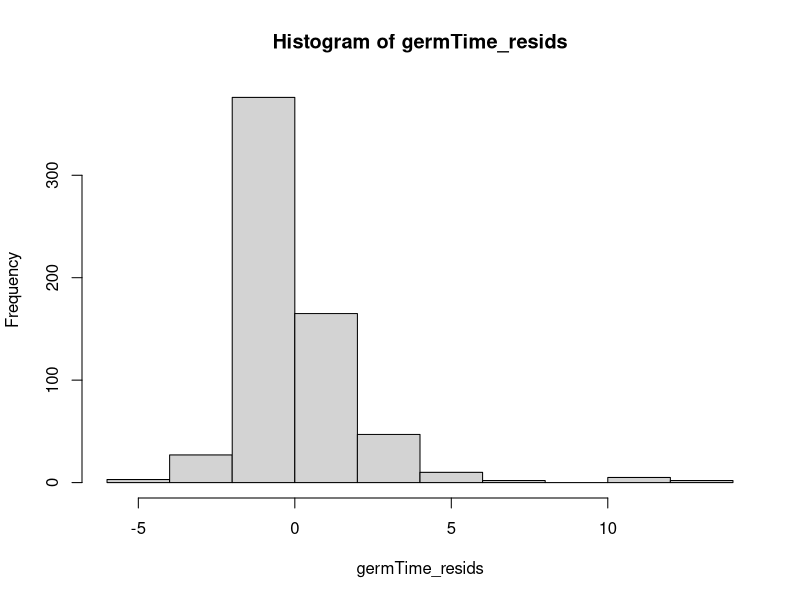
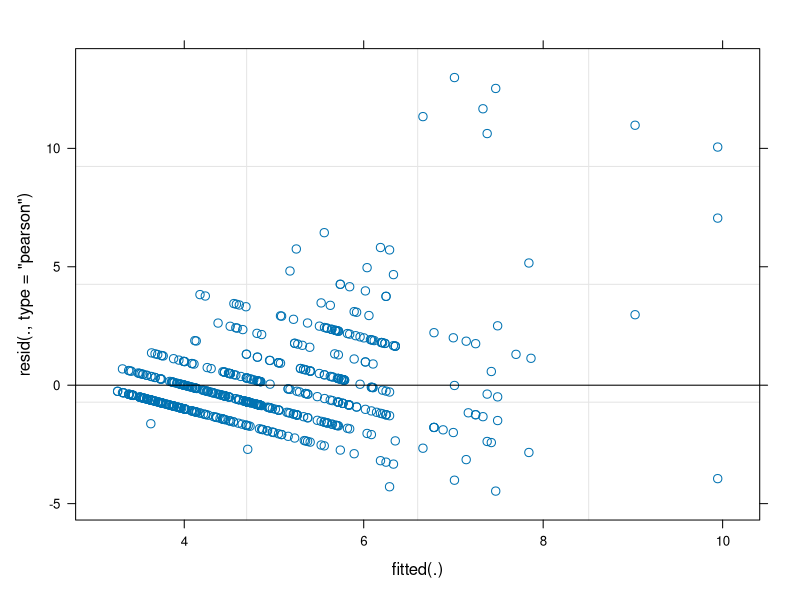
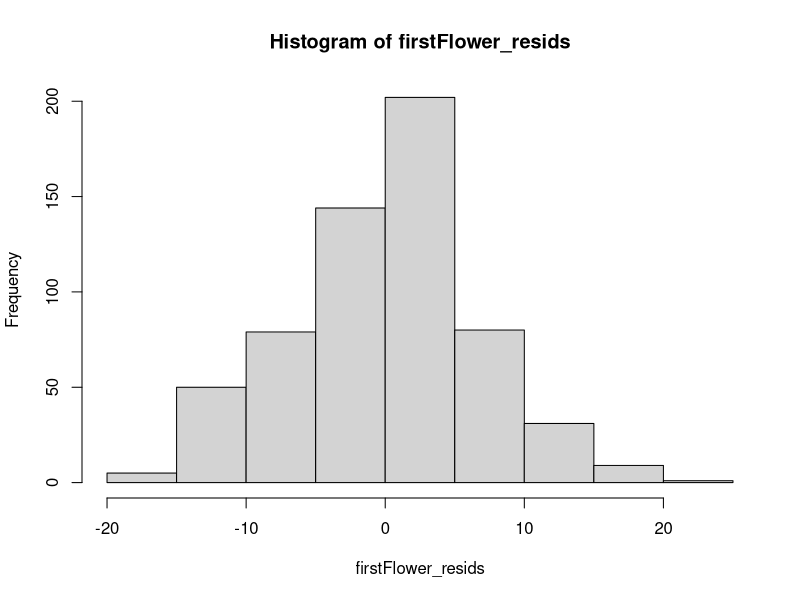
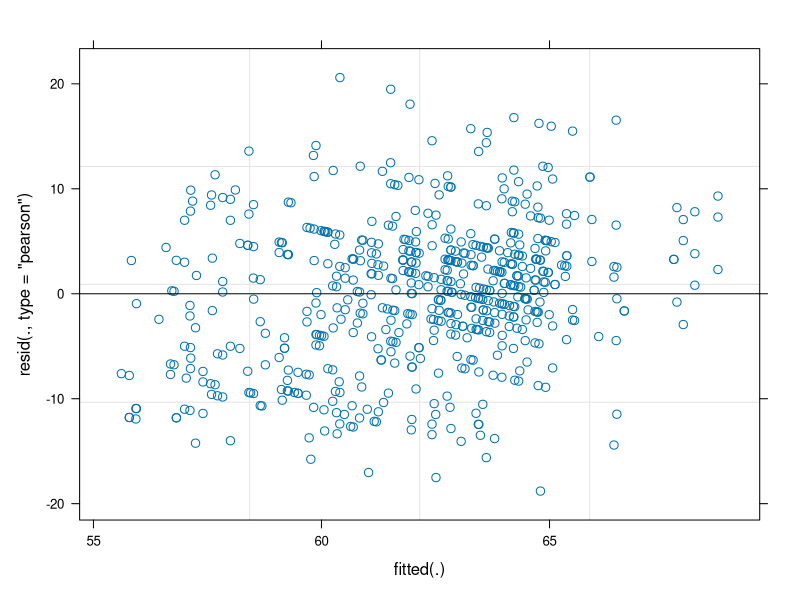
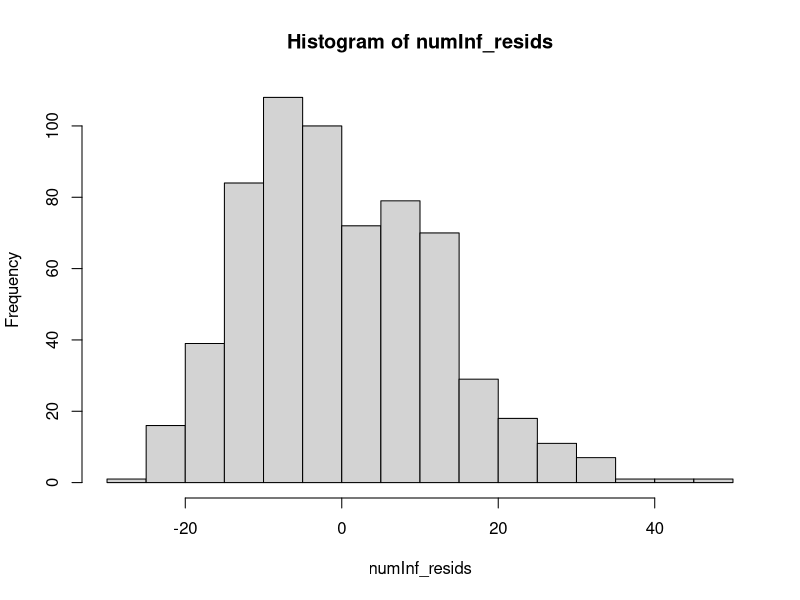
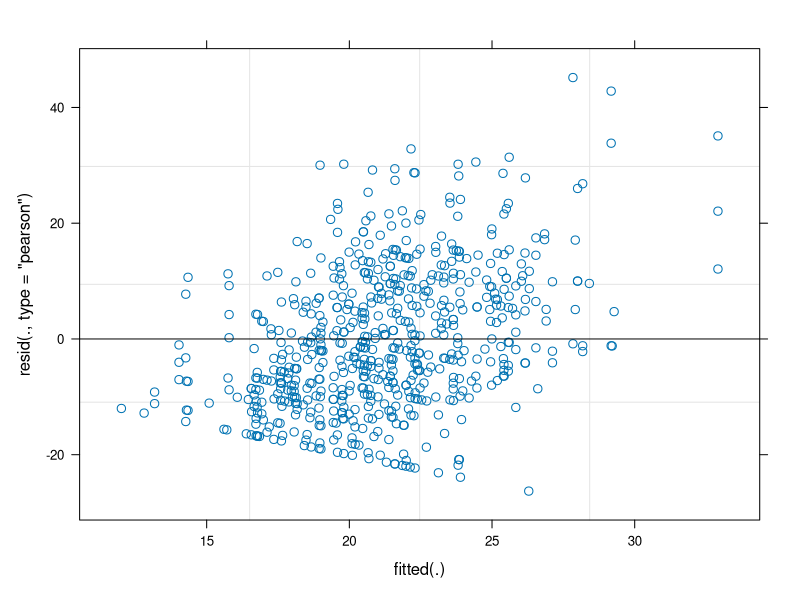
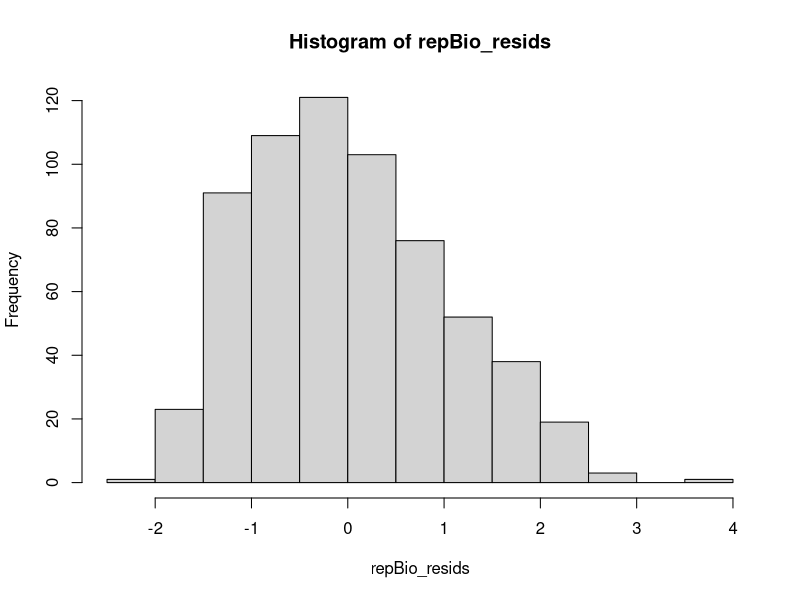
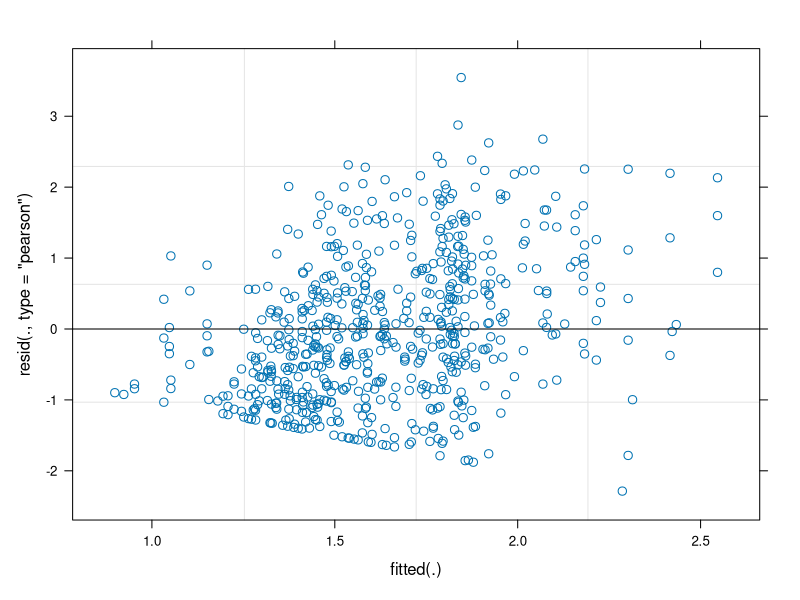

The R source for these figures, in order: (Note: this script raises an error after producing the figures.)
# install packages
# install.packages("lme4")
# install.packages("lmerTest")
# install.packages("tidyverse")

# Load require packages
library(lme4)
library(lmerTest)
library(tidyverse)

#### MODELS FOR TRAIT CHANGE WITH URBANIZATION: ALL DATA ####

# Load in family means dataset
commonGardenData <- read_csv("data-clean/experimentalData_individualPlants.csv")

## MODELS ##

# GERMINATION TIME
germTime <- lmer(Time_to_germination ~ Distance_to_core*HCN_Results + 
                   (1|Population/Family_ID), data = commonGardenData)

# Plot histogram of residuals and resudials vs. fitted.
# Residuals right skewed and resids vs. fitted shows fanning
germTime_resids <- residuals(germTime)
hist(germTime_resids)
plot(germTime)

# Summarize. Distance to core significant
summary(germTime)

# DAYS TO FIRST FLOWER
firstFlower <- lmer(Days_to_flower ~ Distance_to_core*HCN_Results + 
                      (1|Population/Family_ID), data = commonGardenData)

# Plot histogram of residuals and resudials vs. fitted.
# Looks good
firstFlower_resids <- residuals(firstFlower)
hist(firstFlower_resids)
plot(firstFlower)

# Summarize. No effects.
summary(firstFlower)

# NUMBER OF INFLORESCENCES
numInf <- lmer(Num_Inf ~ Distance_to_core*HCN_Results + 
                      (1|Population/Family_ID), data = commonGardenData)

# Plot histogram of residuals and resudials vs. fitted.
# Looks good. Some fanning.
numInf_resids <- residuals(numInf)
hist(numInf_resids)
plot(numInf)

# Summarize. No effects.
summary(numInf)

# REPRODUCTIVE BIOMASS
repBio <- lmer(Reprod_biomass ~ Distance_to_core*HCN_Results + 
                 (1|Population/Family_ID), data = commonGardenData)

# Plot histogram of residuals and resudials vs. fitted.
# Looks good. Some fanning.
repBio_resids <- residuals(repBio)
hist(repBio_resids)
plot(repBio)

# Summarize
summary(repBio)

# VEGETATIVE BIOMASS. Singular fit issue. No variance assigned to effect of Family.
vegBio <- lmer(Veget_biomass ~ Distance_to_core*HCN_Results + 
                 (1|Population/Family_ID), data = commonGardenData)

# Plot histogram of residuals and resudials vs. fitted.
# Looks good.
vegBio_resids <- residuals(vegBio)
hist(vegBio_resids)
plot(vegBio)

# Summarize. Distance significant.
summary(vegBio)

# BANNER WIDTH
bnrWdth <- lmer(Avg_bnr_wdth ~ Distance_to_core*HCN_Results + 
                 (1|Population/Family_ID), data = commonGardenData)

# Plot histogram of residuals and resudials vs. fitted.
# Looks good.
bnrWdth_resids <- residuals(bnrWdth)
hist(bnrWdth_resids)
plot(bnrWdth)

# Summarize. Disntance, HCN, and interaction significant
summary(bnrWdth)

# BANNER LENGTH
bnrLgth <- lmer(Avg_bnr_lgth ~ Distance_to_core*HCN_Results + 
                  (1|Population/Family_ID), data = commonGardenData)

# Plot histogram of residuals and resudials vs. fitted.
# Looks good.
bnrLgth_resids <- residuals(bnrLgth)
hist(bnrLgth_resids)
plot(bnrLgth)

# Summarize. Disntance, HCN, and interaction significant
summary(bnrLgth)

# PETIOLE LENGTH
petLgth <- lmer(Avg_petiole_lgth ~ Distance_to_core*HCN_Results + 
                  (1|Population/Family_ID), data = commonGardenData)

# Plot histogram of residuals and resudials vs. fitted.
# Looks good.
petLgth_resids <- residuals(petLgth)
hist(petLgth_resids)
plot(petLgth)

# Summarize. No effects
summary(petLgth)

# PEDUNCLE LENGTH. Singular fit issue. No variance assigned to effect of Family.
pedLgth <- lmer(Avg_peducle_lgth ~ Distance_to_core*HCN_Results + 
                  (1|Population/Family_ID), data = commonGardenData)

# Plot histogram of residuals and resudials vs. fitted.
# Looks good.
pedLgth_resids <- residuals(pedLgth)
hist(pedLgth_resids)
plot(pedLgth)

# Summarize. No effects
summary(pedLgth)

# NUMBER OF FLOWERS
numFlwr <- lmer(Avg_num_flwrs ~ Distance_to_core*HCN_Results + 
                  (1|Population/Family_ID), data = commonGardenData)

# Plot histogram of residuals and resudials vs. fitted.
# Looks good. Slight left skew.
numFlwr_resids <- residuals(numFlwr)
hist(numFlwr_resids)
plot(numFlwr)

# Summarize. No effects
summary(numFlwr)

# LEAF WIDTH
leafWdth <- lmer(Avg_leaf_wdth ~ Distance_to_core*HCN_Results + 
                  (1|Population/Family_ID), data = commonGardenData)

# Plot histogram of residuals and resudials vs. fitted.
# Looks good.
leafWdth_resids <- residuals(leafWdth)
hist(leafWdth_resids)
plot(leafWdth)

# Summarize. No effects
summary(leafWdth)

# LEAF LENGTH
leafLgth <- lmer(Avg_leaf_lgth ~ Distance_to_core*HCN_Results + 
                   (1|Population/Family_ID), data = commonGardenData)

# Plot histogram of residuals and resudials vs. fitted.
# Looks good.
leafLgth_resids <- residuals(leafLgth)
hist(leafLgth_resids)
plot(leafLgth)

# Summarize. Distance x HCN interaction marginal.
summary(leafLgth)

# STOLON THICKNESS
stolThick <- lmer(Avg_stolon_thick ~ Distance_to_core*HCN_Results + 
                   (1|Population/Family_ID), data = commonGardenData)

# Plot histogram of residuals and resudials vs. fitted.
# Looks good.
stolThick_resids <- residuals(stolThick)
hist(stolThick_resids)
plot(stolThick)

# Summarize. No effects.
summary(stolThick)

# STOLON THICKNESS
seedPerFlwr <- lmer(Avg_seeds_per_flower ~ Distance_to_core*HCN_Results + 
                    (1|Population/Family_ID), data = commonGardenData)

# Plot histogram of residuals and resudials vs. fitted.
# Looks good.
seedPerFlwr_resids <- residuals(seedPerFlwr)
hist(seedPerFlwr_resids)
plot(seedPerFlwr)

# Summarize. Distance marginal.
summary(seedPerFlwr)

#### FIGURES ####

#Theme used for plots throughout script
ng1=theme(aspect.ratio=0.7,panel.background = element_blank(),
          panel.grid.major = element_blank(),
          panel.grid.minor = element_blank(),
          panel.border=element_blank(),
          axis.line.x = element_line(color="black",size=1),
          axis.line.y = element_line(color="black",size=1),
          axis.ticks=element_line(color="black"),
          axis.text=element_text(color="black",size=15),
          axis.title=element_text(color="black",size=1),
          axis.title.y=element_text(vjust=2,size=17),
          axis.title.x=element_text(vjust=0.1,size=17),
          axis.text.x=element_text(size=15),
          axis.text.y=element_text(size=15),
          strip.text.x = element_text(size = 10, colour = "black",face = "bold"),
          strip.background = element_rect(colour="black"),
          legend.position = "top", legend.direction="vertical",
          legend.text=element_text(size=17), legend.key = element_rect(fill = "white"),
          legend.title = element_text(size=17),legend.key.size = unit(1.0, "cm"))

## TRAIT CHANGES WITH URBANIZATION: ALL DATA ##

# Plotting effects that were significant from linear models above

# GERMINATION TIME
# Relationship driven by high germination time outliers in urban pops.
germTime_plot <- ggplot(commonGardenData, aes(x = Distance_to_core, y = Time_to_germination)) +
  geom_point(size = 1.5, colour = "black", position = position_dodge(width = 0.1)) +
  geom_smooth(method = "lm", size = 2.0, colour = "black", se = FALSE) +
  ng1
germTime_plot

ggsave("analysis/figures/traitChanges_allData/germinationTime_allData.pdf", 
       plot = germTime_plot, width = 5, height = 5, unit = "in", dpi = 600)

# Germination time pattern easier to see if visualizing pop-means
germTime_popMeanPlot <- commonGardenData %>%
  group_by(Population, Distance_to_core) %>%
  summarize(mean = mean(Time_to_germination, na.rm = TRUE)) %>%
  ggplot(., aes(x = Distance_to_core, y = mean)) +
  geom_point(size = 2, colour = "black") +
  geom_smooth(method = "lm", size = 2.0, colour = "black", se = FALSE) +
  ng1
germTime_popMeanPlot

ggsave("analysis/figures/traitChanges_popMeans/germinationTime_popMeans.pdf", 
       plot = germTime_popMeanPlot, width = 5, height = 5, unit = "in", dpi = 600)

# BIOMASS
vegBio_plot <- ggplot(commonGardenData, aes(x = Distance_to_core, y = Veget_biomass)) +
  geom_point(size = 1.5, colour = "black", position = position_dodge(width = 0.1)) +
  geom_smooth(method = "lm", size = 2.0, colour = "black", se = FALSE) +
  ng1
vegBio_plot

ggsave("analysis/figures/traitChanges_allData/vegetativeBiomass_allData.pdf", 
       plot = vegBio_plot, width = 5, height = 5, unit = "in", dpi = 600)

# Biomass pattern easier to see if visualizing pop-means
vegBio_popMeanPlot <- commonGardenData %>%
  group_by(Population, Distance_to_core) %>%
  summarize(mean = mean(Veget_biomass, na.rm = TRUE)) %>%
  ggplot(., aes(x = Distance_to_core, y = mean)) +
  geom_point(size = 2, colour = "black") +
  geom_smooth(method = "lm", size = 2.0, colour = "black", se = FALSE) +
  ng1
vegBio_popMeanPlot

ggsave("analysis/figures/traitChanges_popMeans/vegetativeBiomass_popMeans.pdf", 
       plot = vegBio_popMeanPlot, width = 5, height = 5, unit = "in", dpi = 600)

# BANNER WIDTH
commonGardenData$HCN_Results <- as.factor(commonGardenData$HCN_Results)
bnrWdth_plot <- ggplot(commonGardenData, aes(x = Distance_to_core, y = Avg_bnr_wdth, group = HCN_Results)) +
  geom_point(size = 1.5, aes(colour = HCN_Results, shape = HCN_Results), position = position_dodge(width = 0.1)) +
  geom_smooth(method = "lm", size = 2.0, aes(linetype = HCN_Results, colour = HCN_Results), se = FALSE) +
  ng1
bnrWdth_plot

ggsave("analysis/figures/traitChanges_allData/bannerWidth-HCN_allData.pdf", 
       plot = bnrWdth_plot, width = 6, height = 7, unit = "in", dpi = 600)

# Population mean banner width for HCN+ plants
bnrWdth_CyanPopMeanPlot <- commonGardenData %>%
  filter(HCN_Results == "1") %>%
  group_by(Population, Distance_to_core) %>%
  summarize(mean = mean(Avg_bnr_wdth, na.rm = TRUE)) %>%
  ggplot(., aes(x = Distance_to_core, y = mean)) +
  geom_point(size = 2, colour = "black") +
  geom_smooth(method = "lm", size = 2.0, colour = "black", se = FALSE) +
  ng1
bnrWdth_CyanPopMeanPlot

ggsave("analysis/figures/traitChanges_popMeans/bannerWidth-Cyan_popMeans.pdf", 
       plot = bnrWdth_CyanPopMeanPlot, width = 5, height = 5, unit = "in", dpi = 600)

# Population mean banner width for HCN- plants
bnrWdth_AcyanPopMeanPlot <- commonGardenData %>%
  filter(HCN_Results == "0") %>%
  group_by(Population, Distance_to_core) %>%
  summarize(mean = mean(Avg_bnr_wdth, na.rm = TRUE)) %>%
  ggplot(., aes(x = Distance_to_core, y = mean)) +
  geom_point(size = 2, colour = "black") +
  geom_smooth(method = "lm", size = 2.0, colour = "black", se = FALSE) +
  ng1
bnrWdth_AcyanPopMeanPlot

ggsave("analysis/figures/traitChanges_popMeans/bannerWidth-Acyan_popMeans.pdf", 
       plot = bnrWdth_AcyanPopMeanPlot, width = 5, height = 5, unit = "in", dpi = 600)

# BANNER LENGTH
bnrLgth_plot <- ggplot(commonGardenData, aes(x = Distance_to_core, y = Avg_bnr_lgth, group = HCN_Results)) +
  geom_point(size = 1.5, aes(colour = HCN_Results, shape = HCN_Results), position = position_dodge(width = 0.1)) +
  geom_smooth(method = "lm", size = 2.0, aes(linetype = HCN_Results, colour = HCN_Results), se = FALSE) +
  ng1
bnrLgth_plot

ggsave("analysis/figures/traitChanges_allData/bannerLength-HCN_allData.pdf", 
       plot = bnrLgth_plot, width = 6, height = 7, unit = "in", dpi = 600)

# Population mean banner width for HCN+ plants
bnrLgth_CyanPopMeanPlot <- commonGardenData %>%
  filter(HCN_Results == "1") %>%
  group_by(Population, Distance_to_core) %>%
  summarize(mean = mean(Avg_bnr_lgth, na.rm = TRUE)) %>%
  ggplot(., aes(x = Distance_to_core, y = mean)) +
  geom_point(size = 2, colour = "black") +
  geom_smooth(method = "lm", size = 2.0, colour = "black", se = FALSE) +
  ng1
bnrLgth_CyanPopMeanPlot

ggsave("analysis/figures/traitChanges_popMeans/bannerLength-Cyan_popMeans.pdf", 
       plot = bnrLgth_CyanPopMeanPlot, width = 5, height = 5, unit = "in", dpi = 600)

# Population mean banner width for HCN- plants
bnrLgth_AcyanPopMeanPlot <- commonGardenData %>%
  filter(HCN_Results == "0") %>%
  group_by(Population, Distance_to_core) %>%
  summarize(mean = mean(Avg_bnr_lgth, na.rm = TRUE)) %>%
  ggplot(., aes(x = Distance_to_core, y = mean)) +
  geom_point(size = 2, colour = "black") +
  geom_smooth(method = "lm", size = 2.0, colour = "black", se = FALSE) +
  ng1
bnrLgth_AcyanPopMeanPlot

ggsave("analysis/figures/traitChanges_popMeans/bannerLength-Acyan_popMeans.pdf", 
       plot = bnrLgth_AcyanPopMeanPlot, width = 5, height = 5, unit = "in", dpi = 600)

#### TRAIT CORRELATIONS ####

# Will assess trait correlations using family means

familyMeans <- read_csv("data-clean/experimentalData_familyMeans.csv")
traits <- familyMeans %>%
  select(Time_to_germination, Days_to_flower, Num_Inf, Reprod_biomass,
         Veget_biomass, Avg_bnr_wdth, Avg_bnr_lgth, Avg_leaf_lgth,
         Avg_peducle_lgth, Avg_num_flwrs, Avg_leaf_wdth, Avg_petiole_lgth,
         Avg_stolon_thick, Avg_seeds_per_flower)

## FUNCTIONS ##

##Function for changing upper panel in 'pairs' correlation matrix to show correlation
#coefficients and p-values
panel.cor <- function(x, y, digits = 2, cex.cor, ...)
{
  usr <- par("usr"); on.exit(par(usr))
  par(usr = c(0, 1, 0, 1))
  # correlation coefficient
  r <- cor(x, y, use = "complete.obs", method = "pearson")
  txt <- format(c(r, 0.123456789), digits = digits)[1]
  txt <- paste("r= ", txt, sep = "")
  text(0.5, 0.6, txt)
  
  # p-value calculation
  p <- cor.test(x, y)$p.value
  txt2 <- format(c(p, 0.123456789), digits = digits)[1]
  txt2 <- paste("p= ", txt2, sep = "")
  if(p<0.01) txt2 <- paste("p= ", "<0.01", sep = "")
  text(0.5, 0.4, txt2)
}

#Function to add least squares regression line to lower panel of 'pairs' scatterplot matrix
lsline = function(x,y) {
  points(x,y,pch=".")
  abline(lsfit(x,y),col="blue")
}

# Trait correlation table
pairs(traits, upper.panel = panel.cor,lower.panel=lsline)

# With a few exceptions, traits are not strongly correlated
# Bnr length and bnr width are correlated (r = 0.76) and both traits show the same
# patten with urbanization. Should these be condensed into a single traits (i.e. flower size).
# Same is true for leaft length and leaf width.

#### SEEDS PER FLOWER: FIELD DATA ####

seedFlwrFieldData <- read_csv("data-clean/flwrSeedRatio_fieldPlants_cleaned.csv") %>%
  select(-X1, -Comments)

seedPerFlwrField <- lmer(Seeds_per_flower ~ Distance_to_core + (1|Population), 
                         data = seedFlwrFieldData)

# Plot histogram of residuals and resudials vs. fitted.
# Hist looks good. Some fanning in fitted plot.
seedPerFlwrField_resids <- residuals(seedPerFlwrField)
hist(seedPerFlwrField_resids)
plot(seedPerFlwrField)

# Summarize. Distance marginal
summary(seedPerFlwrField)


#### POLLINATOR OBSERVATIONS ####
